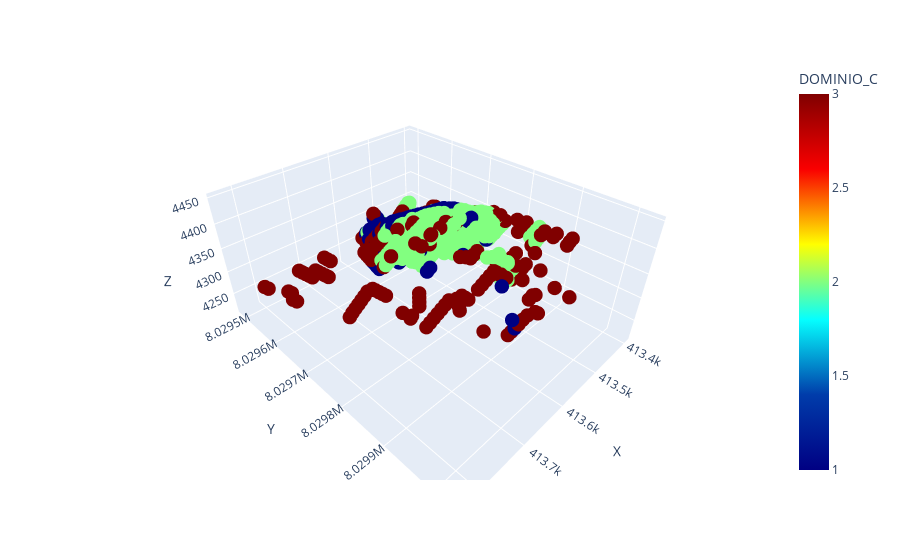

Notebook code for this chart:
### Code cell
fig = px.scatter_3d(data_origen[data_origen["MINTYPE_CODE"]==1], x="X", y="Y",z="Z", color="DOMINIO_C", 
#fig = px.scatter_3d(data_2022, x="X", y="Y",z="Z", color="MINTYPE_CODE", 
                    color_continuous_scale=px.colors.sequential.Jet)
fig.update_traces(marker=dict(size=5))
fig.show()

### Figure 1 — Plotly figure (JSON) as saved in the notebook; plotly's stock layout.template omitted (floating-point values rounded to 4 significant figures; data arrays with more than 128 entries replaced by an {"elided": "..."} marker saying what was removed)
{"data": [{"hovertemplate": "X=%{x}<br>Y=%{y}<br>Z=%{z}<br>DOMINIO_C=%{marker.color}<extra></extra>", "legendgroup": "", "marker": {"color": {"elided": "922 int values"}, "coloraxis": "coloraxis", "size": 5, "symbol": "circle"}, "mode": "markers", "name": "", "scene": "scene", "showlegend": false, "type": "scatter3d", "x": {"elided": "922 float values"}, "y": {"elided": "922 float values"}, "z": {"elided": "922 float values"}}], "layout": {"coloraxis": {"colorbar": {"title": {"text": "DOMINIO_C"}}, "colorscale": [[0, "rgb(0,0,131)"], [0.2, "rgb(0,60,170)"], [0.4, "rgb(5,255,255)"], [0.6, "rgb(255,255,0)"], [0.8, "rgb(250,0,0)"], [1, "rgb(128,0,0)"]]}, "legend": {"tracegroupgap": 0}, "margin": {"t": 60}, "scene": {"domain": {"x": [0, 1], "y": [0, 1]}, "xaxis": {"title": {"text": "X"}}, "yaxis": {"title": {"text": "Y"}}, "zaxis": {"title": {"text": "Z"}}}}}
